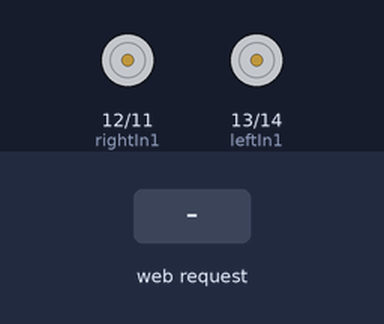
This sketch was run on a simulated ESP32-S3. On the bench: motor-driver pin pairs drawn as motors (green arrow = first pin HIGH = forward, orange = second pin HIGH = backward, longer = more drive). Inputs (shaded band) come from the test bench. What the sketch prints to the serial monitor is not drawn.

Above: at 1.2 s.
1.3 s: HTTP request GET /forward-left received
At 2.5 s:
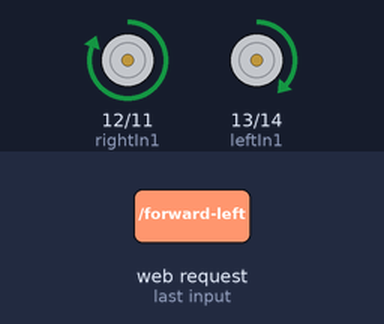
2.8 s: HTTP request GET /forward-right received
At 3.7 s:
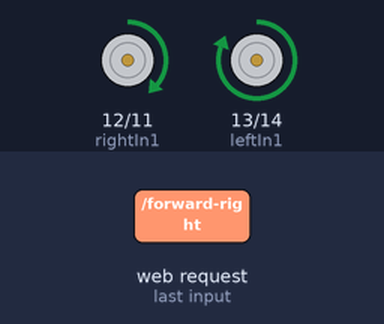
4.3 s: HTTP request GET /backward-left received
At 4.9 s:
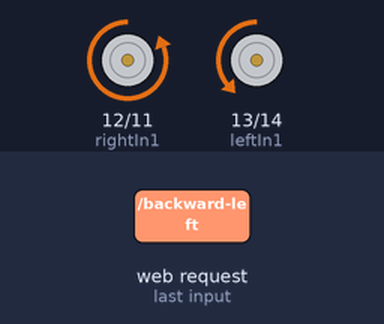
5.8 s: HTTP request GET /backward-right received
At 7.0 s:
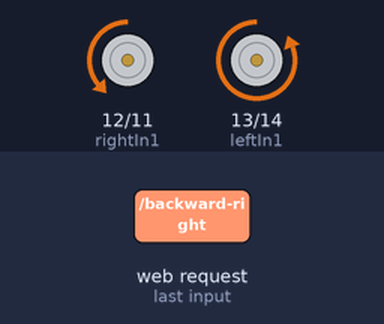
7.3 s: HTTP request GET /forward received
At 8.3 s:
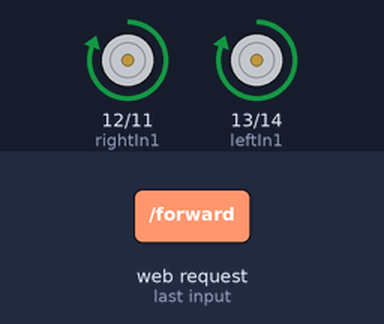
8.8 s: HTTP request GET /backward received
At 9.5 s:
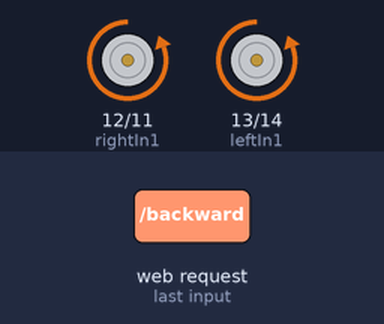
Timing chart, 0 to 11.3 s (numbered marks = the images above; inputs shaded):
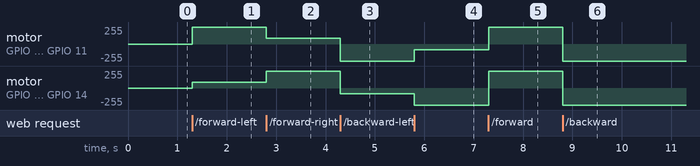

Measured:
- after the input at 1.3 s, motor on GPIO 12 (rightIn1) / GPIO 11 (rightIn2): stopped → forward 255/255 at once; motor on GPIO 13 (leftIn1) / GPIO 14 (leftIn2): stopped → forward 85/255 at once
- after the input at 2.8 s, motor on GPIO 12 (rightIn1) / GPIO 11 (rightIn2): forward 255/255 → forward 85/255 at once; motor on GPIO 13 (leftIn1) / GPIO 14 (leftIn2): forward 85/255 → forward 255/255 at once
- after the input at 4.3 s, motor on GPIO 12 (rightIn1) / GPIO 11 (rightIn2): forward 85/255 → backward 255/255 at once; motor on GPIO 13 (leftIn1) / GPIO 14 (leftIn2): forward 255/255 → backward 85/255 at once
- after the input at 5.8 s, motor on GPIO 12 (rightIn1) / GPIO 11 (rightIn2): backward 255/255 → backward 85/255 at once; motor on GPIO 13 (leftIn1) / GPIO 14 (leftIn2): backward 85/255 → backward 255/255 at once
- after the input at 7.3 s, motor on GPIO 12 (rightIn1) / GPIO 11 (rightIn2): backward 85/255 → forward 255/255 at once; motor on GPIO 13 (leftIn1) / GPIO 14 (leftIn2): backward 255/255 → forward 255/255 at once
- after the input at 8.8 s, motor on GPIO 12 (rightIn1) / GPIO 11 (rightIn2), motor on GPIO 13 (leftIn1) / GPIO 14 (leftIn2): forward 255/255 → backward 255/255 at once

The sketch:

esp32_car_controller.ino
```cpp
#include <WiFi.h>

const char* ssid = "ESP32_CAR";
const char* password = "12345678";

WiFiServer server(80);

const int leftIn1 = 13;
const int leftIn2 = 14;
const int rightIn1 = 12;
const int rightIn2 = 11;

const int leftIn1Channel = 0;
const int leftIn2Channel = 1;
const int rightIn1Channel = 2;
const int rightIn2Channel = 3;
const int pwmFrequency = 1000;
const int pwmResolution = 8;

enum DriveCommand {
  DRIVE_STOP,
  DRIVE_FORWARD,
  DRIVE_BACKWARD,
  DRIVE_LEFT,
  DRIVE_RIGHT,
  DRIVE_FORWARD_LEFT,
  DRIVE_FORWARD_RIGHT,
  DRIVE_BACKWARD_LEFT,
  DRIVE_BACKWARD_RIGHT
};

void writeMotor(int channelForward, int channelBackward, int speedForward, int speedBackward) {
  ledcWrite(channelForward, speedForward);
  ledcWrite(channelBackward, speedBackward);
}

void allStop() {
  writeMotor(leftIn1Channel, leftIn2Channel, 0, 0);
  writeMotor(rightIn1Channel, rightIn2Channel, 0, 0);
}

void driveForward(int speed) {
  writeMotor(leftIn1Channel, leftIn2Channel, speed, 0);
  writeMotor(rightIn1Channel, rightIn2Channel, speed, 0);
}

void driveBackward(int speed) {
  writeMotor(leftIn1Channel, leftIn2Channel, 0, speed);
  writeMotor(rightIn1Channel, rightIn2Channel, 0, speed);
}

void driveLeft(int speed) {
  writeMotor(leftIn1Channel, leftIn2Channel, 0, 0);
  writeMotor(rightIn1Channel, rightIn2Channel, speed, 0);
}

void driveRight(int speed) {
  writeMotor(leftIn1Channel, leftIn2Channel, speed, 0);
  writeMotor(rightIn1Channel, rightIn2Channel, 0, 0);
}

void driveForwardLeft(int speed) {
  writeMotor(leftIn1Channel, leftIn2Channel, speed / 3, 0);
  writeMotor(rightIn1Channel, rightIn2Channel, speed, 0);
}

void driveForwardRight(int speed) {
  writeMotor(leftIn1Channel, leftIn2Channel, speed, 0);
  writeMotor(rightIn1Channel, rightIn2Channel, speed / 3, 0);
}

void driveBackwardLeft(int speed) {
  writeMotor(leftIn1Channel, leftIn2Channel, 0, speed / 3);
  writeMotor(rightIn1Channel, rightIn2Channel, 0, speed);
}

void driveBackwardRight(int speed) {
  writeMotor(leftIn1Channel, leftIn2Channel, 0, speed);
  writeMotor(rightIn1Channel, rightIn2Channel, 0, speed / 3);
}

String commandLabel(DriveCommand command) {
  switch (command) {
    case DRIVE_FORWARD:
      return "FORWARD";
    case DRIVE_BACKWARD:
      return "BACKWARD";
    case DRIVE_LEFT:
      return "LEFT";
    case DRIVE_RIGHT:
      return "RIGHT";
    case DRIVE_FORWARD_LEFT:
      return "FORWARD LEFT";
    case DRIVE_FORWARD_RIGHT:
      return "FORWARD RIGHT";
    case DRIVE_BACKWARD_LEFT:
      return "BACKWARD LEFT";
    case DRIVE_BACKWARD_RIGHT:
      return "BACKWARD RIGHT";
    case DRIVE_STOP:
    default:
      return "STOPPED";
  }
}

uint8_t extractSpeed(const String& requestLine) {
  const int marker = requestLine.indexOf("speed=");
  if (marker < 0) {
    return 255;
  }

  int end = requestLine.indexOf('&', marker);
  if (end < 0) {
    end = requestLine.indexOf(' ', marker);
  }
  if (end < 0) {
    end = requestLine.length();
  }

  const String speedValue = requestLine.substring(marker + 6, end);
  const int parsed = speedValue.toInt();
  return (uint8_t)constrain(parsed, 0, 255);
}

String extractPath(const String& requestLine) {
  const int firstSpace = requestLine.indexOf(' ');
  if (firstSpace < 0) {
    return "/";
  }

  const int secondSpace = requestLine.indexOf(' ', firstSpace + 1);
  if (secondSpace < 0) {
    return "/";
  }

  String path = requestLine.substring(firstSpace + 1, secondSpace);
  const int queryStart = path.indexOf('?');
  if (queryStart >= 0) {
    path = path.substring(0, queryStart);
  }

  return path;
}

DriveCommand pathToCommand(const String& path) {
  if (path == "/forward-left") {
    return DRIVE_FORWARD_LEFT;
  }
  if (path == "/forward-right") {
    return DRIVE_FORWARD_RIGHT;
  }
  if (path == "/backward-left") {
    return DRIVE_BACKWARD_LEFT;
  }
  if (path == "/backward-right") {
    return DRIVE_BACKWARD_RIGHT;
  }
  if (path == "/forward") {
    return DRIVE_FORWARD;
  }
  if (path == "/backward") {
    return DRIVE_BACKWARD;
  }
  if (path == "/left") {
    return DRIVE_LEFT;
  }
  if (path == "/right") {
    return DRIVE_RIGHT;
  }
  return DRIVE_STOP;
}

void applyCommand(DriveCommand command, uint8_t speed) {
  switch (command) {
    case DRIVE_FORWARD:
      driveForward(speed);
      break;
    case DRIVE_BACKWARD:
      driveBackward(speed);
      break;
    case DRIVE_LEFT:
      driveLeft(speed);
      break;
    case DRIVE_RIGHT:
      driveRight(speed);
      break;
    case DRIVE_FORWARD_LEFT:
      driveForwardLeft(speed);
      break;
    case DRIVE_FORWARD_RIGHT:
      driveForwardRight(speed);
      break;
    case DRIVE_BACKWARD_LEFT:
      driveBackwardLeft(speed);
      break;
    case DRIVE_BACKWARD_RIGHT:
      driveBackwardRight(speed);
      break;
    case DRIVE_STOP:
    default:
      allStop();
      break;
  }
}

void sendControlPage(WiFiClient& client, DriveCommand command, uint8_t speed) {
  client.println("HTTP/1.1 200 OK");
  client.println("Content-Type: text/html");
  client.println("Connection: close");
  client.println();

  client.println("<!DOCTYPE html>");
  client.println("<html><head><meta name='viewport' content='width=device-width, initial-scale=1'>");
  client.println("<style>");
  client.println("body { background:#0a0a0a; color:#efefef; text-align:center; font-family:Arial; margin:0; padding:24px; }");
  client.println("h2 { letter-spacing:1px; margin-bottom:12px; }");
  client.println(".meta { color:#b5b5b5; margin-bottom:20px; }");
  client.println(".btn { background:#171717; color:#f6f6f6; width:110px; height:110px; font-size:70px; margin:8px; border-radius:18px; border:1px solid #444; }");
  client.println(".wide { width:230px; font-size:28px; }");
  client.println("</style></head><body>");

  client.println("<h2>ESP32 CAR CONTROL</h2>");
  client.print("<div class='meta'>STATUS: ");
  client.print(commandLabel(command));
  client.print(" | SPEED: ");
  client.print(speed);
  client.println("</div>");

  client.println("<p>");
  client.println("<button class='btn' ontouchstart=\"sendCmd('/forward')\" onmousedown=\"sendCmd('/forward')\" ontouchend=\"sendCmd('/stop')\" onmouseup=\"sendCmd('/stop')\" onmouseleave=\"sendCmd('/stop')\">&uarr;</button>");
  client.println("</p>");

  client.println("<p>");
  client.println("<button class='btn' ontouchstart=\"sendCmd('/left')\" onmousedown=\"sendCmd('/left')\" ontouchend=\"sendCmd('/stop')\" onmouseup=\"sendCmd('/stop')\" onmouseleave=\"sendCmd('/stop')\">&larr;</button>");
  client.println("<button class='btn' ontouchstart=\"sendCmd('/right')\" onmousedown=\"sendCmd('/right')\" ontouchend=\"sendCmd('/stop')\" onmouseup=\"sendCmd('/stop')\" onmouseleave=\"sendCmd('/stop')\">&rarr;</button>");
  client.println("</p>");

  client.println("<p>");
  client.println("<button class='btn' ontouchstart=\"sendCmd('/backward')\" onmousedown=\"sendCmd('/backward')\" ontouchend=\"sendCmd('/stop')\" onmouseup=\"sendCmd('/stop')\" onmouseleave=\"sendCmd('/stop')\">&darr;</button>");
  client.println("</p>");

  client.println("<p><button class='btn wide' onclick=\"sendCmd('/stop')\">STOP</button></p>");

  client.println("<script>");
  client.println("function sendCmd(path) {");
  client.println("  fetch(path + '?speed=255').catch(err => console.log(err));");
  client.println("}");
  client.println("</script>");
  client.println("</body></html>");
}

void setup() {
  Serial.begin(115200);

  ledcSetup(leftIn1Channel, pwmFrequency, pwmResolution);
  ledcSetup(leftIn2Channel, pwmFrequency, pwmResolution);
  ledcSetup(rightIn1Channel, pwmFrequency, pwmResolution);
  ledcSetup(rightIn2Channel, pwmFrequency, pwmResolution);

  ledcAttachPin(leftIn1, leftIn1Channel);
  ledcAttachPin(leftIn2, leftIn2Channel);
  ledcAttachPin(rightIn1, rightIn1Channel);
  ledcAttachPin(rightIn2, rightIn2Channel);

  allStop();

  WiFi.softAP(ssid, password);
  server.begin();

  Serial.print("AP IP: ");
  Serial.println(WiFi.softAPIP());
}

void loop() {
  WiFiClient client = server.available();
  if (!client) {
    return;
  }

  const String requestLine = client.readStringUntil('\r');
  client.flush();

  const String path = extractPath(requestLine);
  const uint8_t speed = extractSpeed(requestLine);

  DriveCommand command = DRIVE_STOP;
  if (path != "/") {
    command = pathToCommand(path);
    applyCommand(command, speed);
  }

  sendControlPage(client, command, speed);
  client.stop();
}
```
